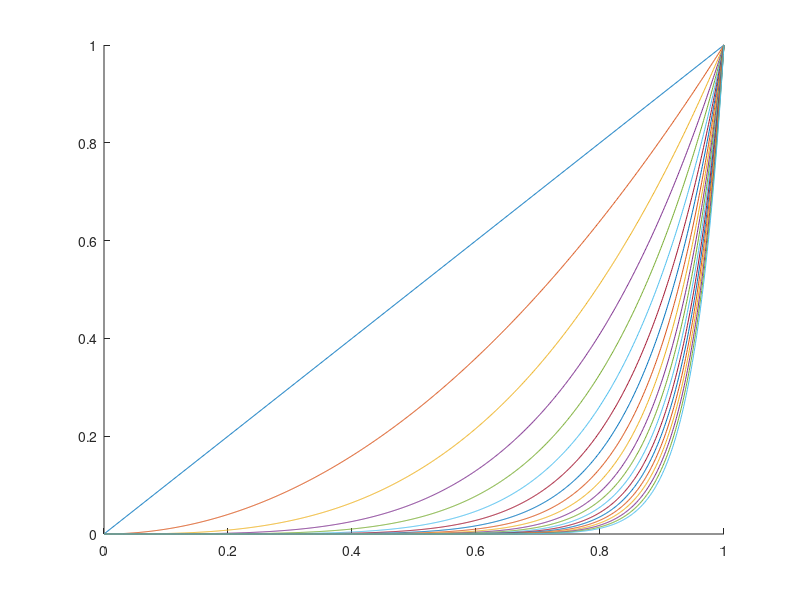
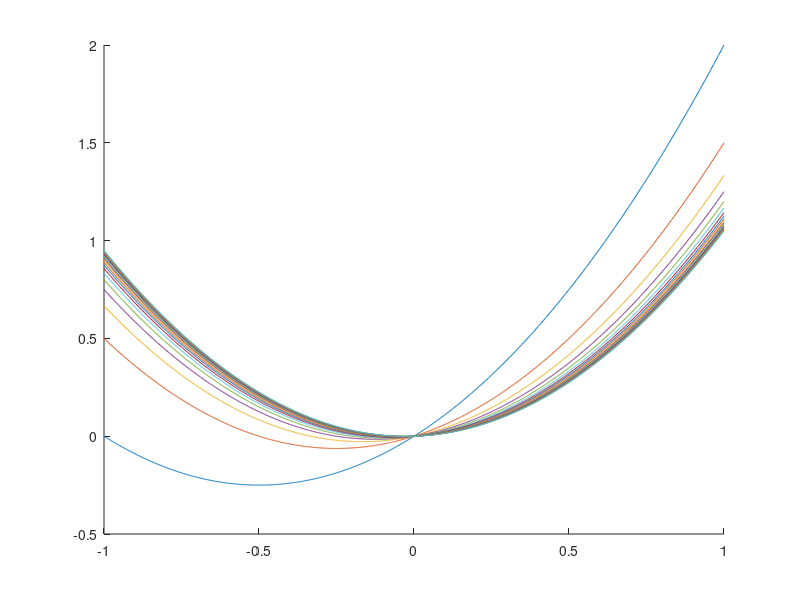
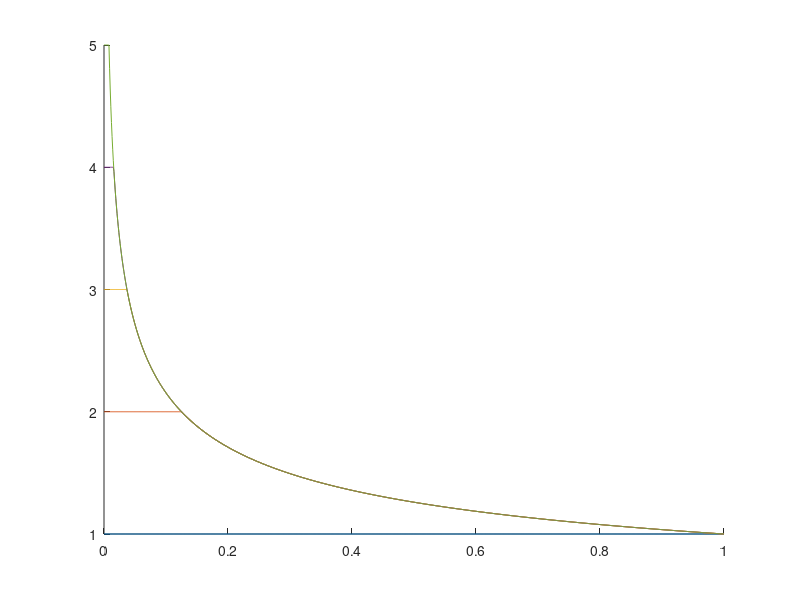
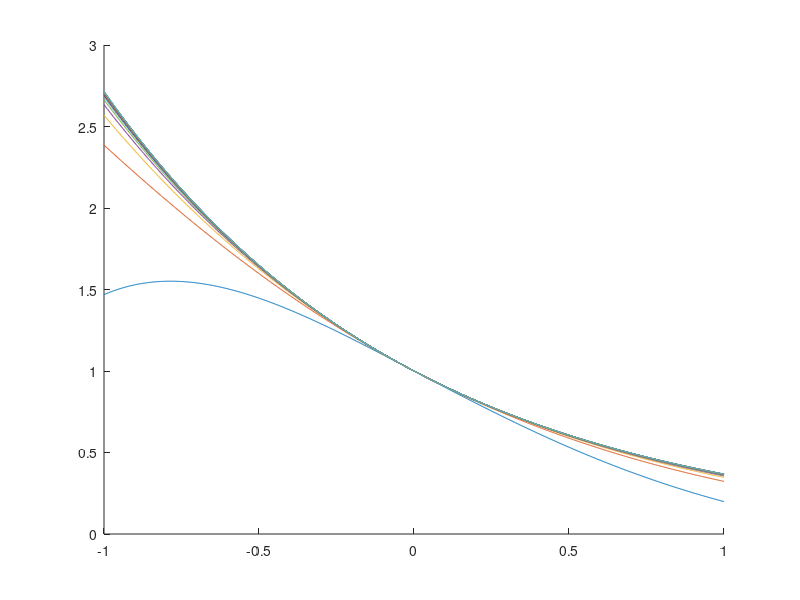

Recreate these plots in MATLAB, in order.
clear all;
close all;
clc;

func_1 = @(x,n) x.^n;
func_2 = @(x,n) x.^2 + x/n;

func_3 = @(x,n) ifelse( x<1.0/(n^3) , n, x.^(-1.0/3.0));
%function y = func_3(x,n)
%  if(length(x) == 1)
%    if(x <= 1/n^3)
%      y = n;
%    else
%      y = x^(-1.0/3.0);
%    end
%  else
%  y=1
%    y = zeros(length(x));
%    for i=1:length(x)
%      if(x(i) <= 1/n^3)
%        y(i) = n;
%      else
%        y(i) = x(i)^(-1.0/3.0);
%      end
%    end
%  end
%end

func_4 = @(x,n) exp(-x).*cos(x/n);


function y = plot_convergence(func,a,b,N)
  x = linspace(a,b,1000);
  figure;
  hold on;
  for n = 1:N
    plot(x,func(x,n),'DisplayName', sprintf('func_{%d}',n));
  end
  hold off;  
end

plot_convergence(func_1,0,1,20);
plot_convergence(func_2,-1,1,20);
plot_convergence(func_3,0,1,5);
plot_convergence(func_4,-1,1,20);
